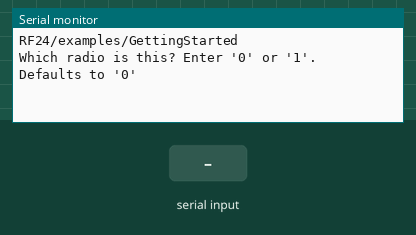
The sketch below on a simulated Arduino Uno, built with avr-gcc and run on an emulated ATmega328P. On the bench: the last lines printed to the serial monitor. Inputs (shaded band) come from the test bench. No radio packets arrive unless stated.

Above: at 0.9 s.
1.0 s: "90,45\n" received over Serial
At 1.6 s:
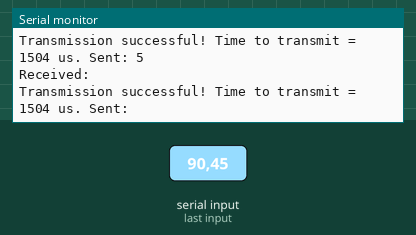
2.5 s: "30,150\n" received over Serial
At 3.4 s:
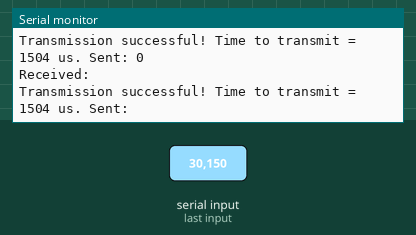
Timing chart, 0 to 5.5 s (numbered marks = the images above; inputs shaded):
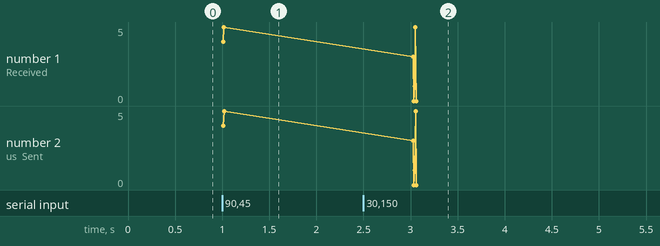

The sketch:

transmitter.ino
```cpp
// (licence header left out)
/**
 * A simple example of sending data from 1 nRF24L01 transceiver to another.
 *
 * This example was written to be used on 2 devices acting as "nodes".
 * Use the Serial Monitor to change each node's behavior.
 */
#include <SPI.h>
#include "printf.h"
#include "RF24.h"

#define CE_PIN 7
#define CSN_PIN 8
// instantiate an object for the nRF24L01 transceiver
RF24 radio(CE_PIN, CSN_PIN);

// Let these addresses be used for the pair
uint8_t address[][6] = { "1Node", "2Node" };
// It is very helpful to think of an address as a path instead of as
// an identifying device destination

// to use different addresses on a pair of radios, we need a variable to
// uniquely identify which address this radio will use to transmit
bool radioNumber = 1;  // 0 uses address[0] to transmit, 1 uses address[1] to transmit

// Used to control whether this node is sending or receiving
bool role = true;  // true = TX role, false = RX role

// For this example, we'll be using a payload containing
// a single float number that will be incremented
// on every successful transmission
float payload = 0.0;

void setup() {

  Serial.begin(115200);
  while (!Serial) {
    // some boards need to wait to ensure access to serial over USB
  }

  // initialize the transceiver on the SPI bus
  if (!radio.begin()) {
    Serial.println(F("radio hardware is not responding!!"));
    while (1) {}  // hold in infinite loop
  }

  // print example's introductory prompt
  Serial.println(F("RF24/examples/GettingStarted"));

  // To set the radioNumber via the Serial monitor on startup
  Serial.println(F("Which radio is this? Enter '0' or '1'. Defaults to '0'"));
  while (!Serial.available()) {
    // wait for user input
  }
  char input = Serial.parseInt();
  radioNumber = input == 1;
  Serial.print(F("radioNumber = "));
  Serial.println((int)radioNumber);

  // role variable is hardcoded to RX behavior, inform the user of this
  Serial.println(F("*** PRESS 'T' to begin transmitting to the other node"));

  // Set the PA Level low to try preventing power supply related problems
  // because these examples are likely run with nodes in close proximity to
  // each other.
  radio.setPALevel(RF24_PA_LOW);  // RF24_PA_MAX is default.

  // save on transmission time by setting the radio to only transmit the
  // number of bytes we need to transmit a float
  radio.setPayloadSize(sizeof(payload));  // float datatype occupies 4 bytes

  // set the TX address of the RX node into the TX pipe
  radio.openWritingPipe(address[radioNumber]);  // always uses pipe 0

  // set the RX address of the TX node into a RX pipe
  radio.openReadingPipe(1, address[!radioNumber]);  // using pipe 1

  // additional setup specific to the node's role
  if (role) {
    radio.stopListening();  // put radio in TX mode
  } else {
    radio.startListening();  // put radio in RX mode
  }

  // For debugging info
  // printf_begin();             // needed only once for printing details
  // radio.printDetails();       // (smaller) function that prints raw register values
  // radio.printPrettyDetails(); // (larger) function that prints human readable data

}  // setup

void loop() {
  if (role) {
    // This device is a TX node

    if (1) {
      char ch;
      while (Serial.available() > 0) {
        // Read the character from Serial
        ch = Serial.read();
        // Echo the character back to Serial Monitor
        Serial.print("Received: ");
        Serial.println(ch);
        unsigned long start_timer = micros();                // start the timer
        bool report = radio.write(&ch, sizeof(char));  // transmit & save the report
        unsigned long end_timer = micros();                  // end the timer
        Serial.print(F("Transmission successful! "));  // payload was delivered
        Serial.print(F("Time to transmit = "));
        Serial.print(end_timer - start_timer);  // print the timer result
        Serial.print(F(" us. Sent: "));
        Serial.println(ch);  // print payload sent
      }
      payload += 0.01;          // increment float payload

    } else {
      Serial.println(F("Transmission failed or timed out"));  // payload was not delivered
    }

    // to make this example readable in the serial monitor
    delay(1000);  // slow transmissions down by 1 second

  } else {
    // This device is a RX node

    uint8_t pipe;
    if (radio.available(&pipe)) {              // is there a payload? get the pipe number that recieved it
      uint8_t bytes = radio.getPayloadSize();  // get the size of the payload
      radio.read(&payload, bytes);             // fetch payload from FIFO
      Serial.print(F("Received "));
      Serial.print(bytes);  // print the size of the payload
      Serial.print(F(" bytes on pipe "));
      Serial.print(pipe);  // print the pipe number
      Serial.print(F(": "));
      Serial.println(payload);  // print the payload's value
    }
  }  // role

  if (Serial.available()) {
    // change the role via the serial monitor
/*
    char c = toupper(Serial.read());
    if (c == 'T' && !role) {
      // Become the TX node

      role = true;
      Serial.println(F("*** CHANGING TO TRANSMIT ROLE -- PRESS 'R' TO SWITCH BACK"));
      radio.stopListening();

    } else if (c == 'R' && role) {
      // Become the RX node

      role = false;
      Serial.println(F("*** CHANGING TO RECEIVE ROLE -- PRESS 'T' TO SWITCH BACK"));
      radio.startListening();
    }*/
  }

}  // loop
```

Measured:
- after the input at 1.0 s, the serial monitor: prints a new line at once (image 1)
- after the input at 2.5 s, the serial monitor: prints a new line after 0.53 s (image 2)
